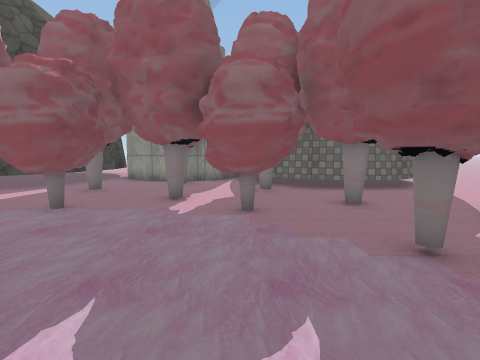
[1] (above)

24 first-person views from a walk through a 3-D level made in the Unity game engine. The camera is 1.4 m above the floor, tilts 6° down and sees 85° across. The floor is counted in squares, 1 m on a side. Each view is taken from the middle of a square. On the plan, view 1 faces up. The plan holds only what a view shows up to about 13 squares ahead; the rest is blank. The place goes on beyond the plan. The player is left out. Some surface patterns are stand-ins.

[2]
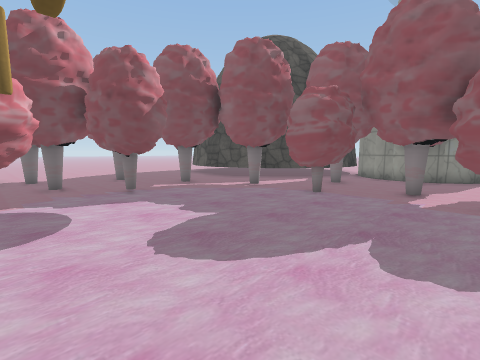

[3]
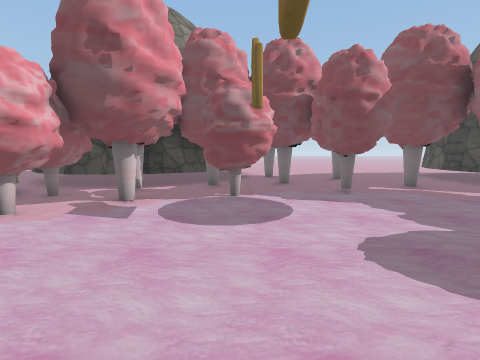

[4]
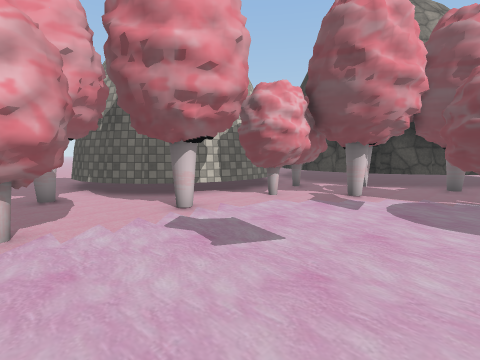

[5]
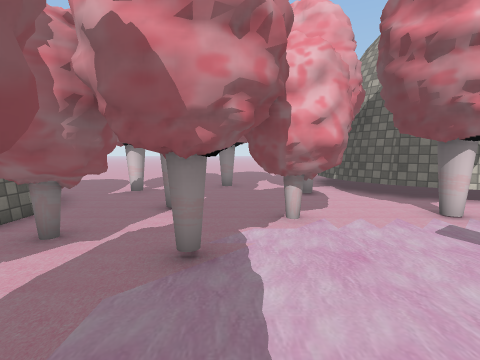

[6]
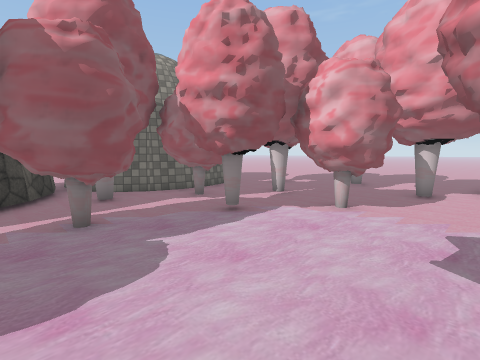

[7]
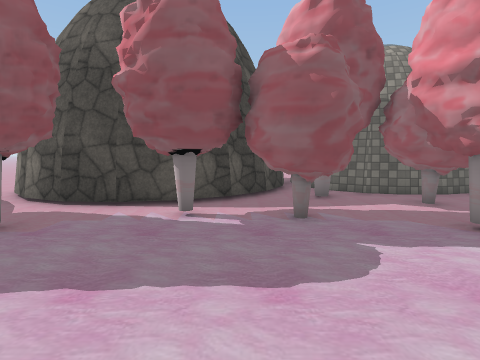

[8]
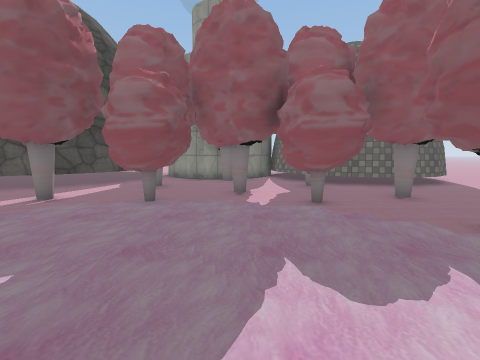

[9]
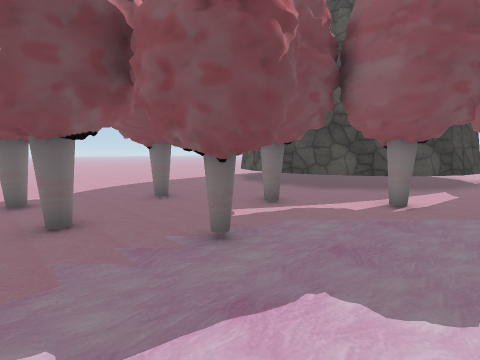

[10]
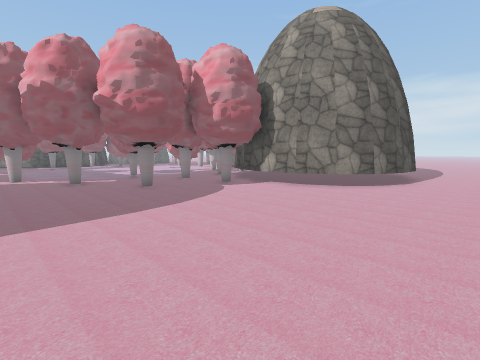

[11]
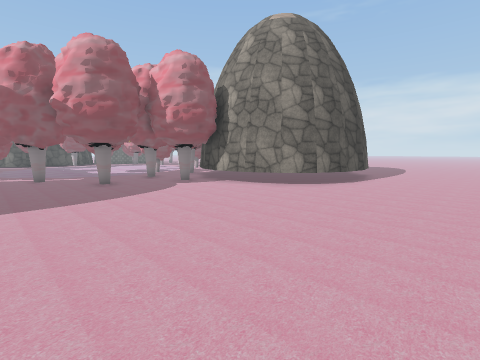

[12]
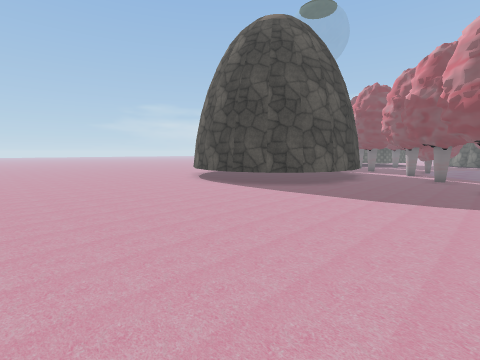

[13]
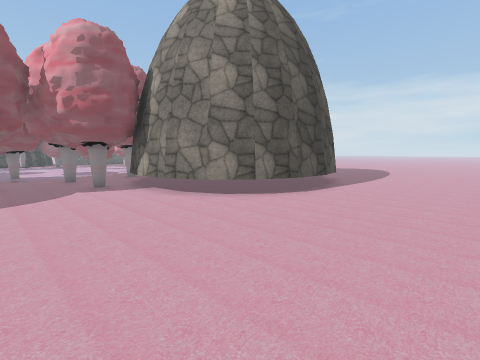

[14]
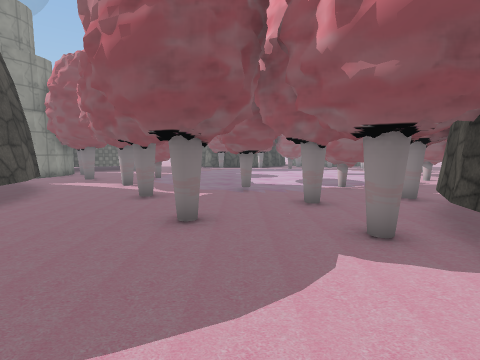

[15]
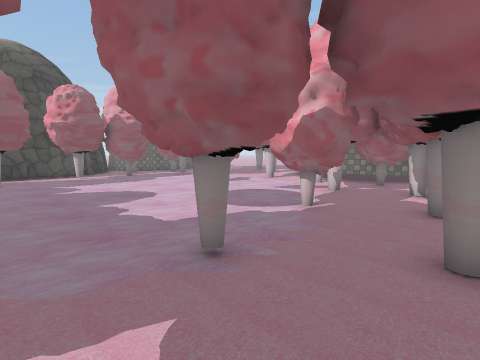

[16]
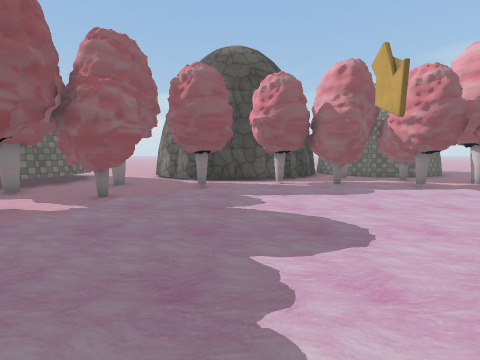

[17]
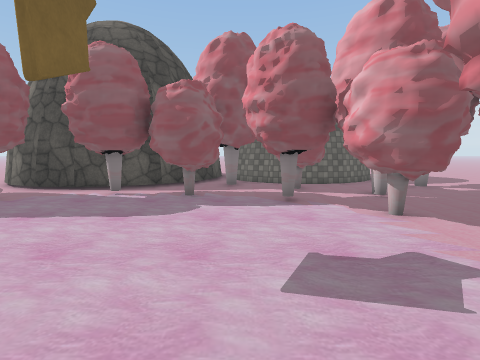

[18]
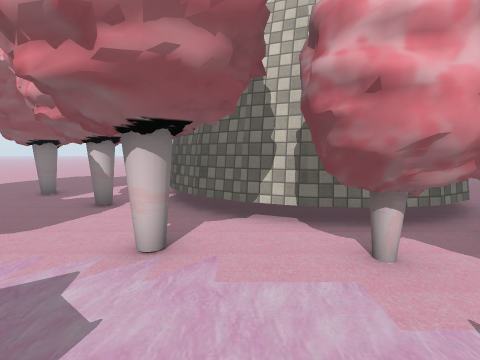

[19]
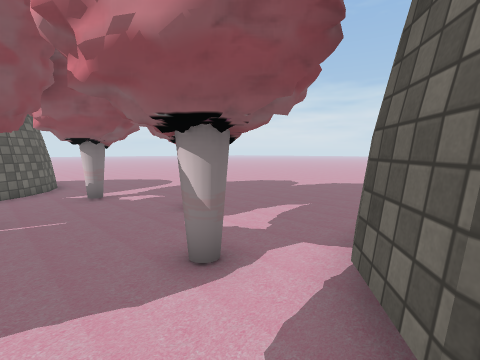

[20]
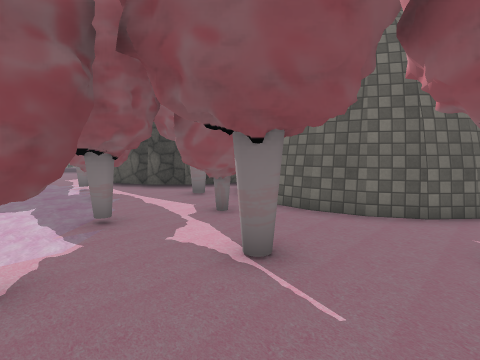

[21]
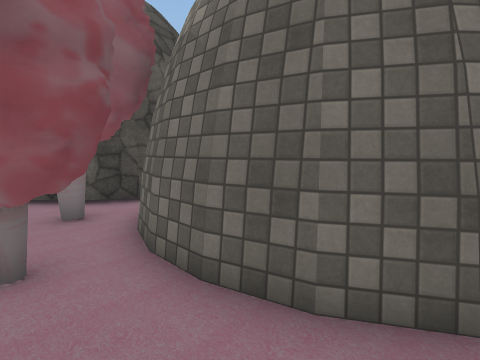

[22]
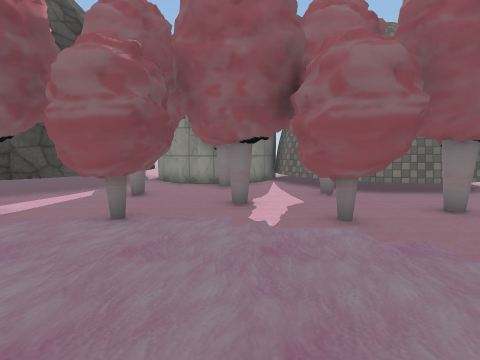

[23]
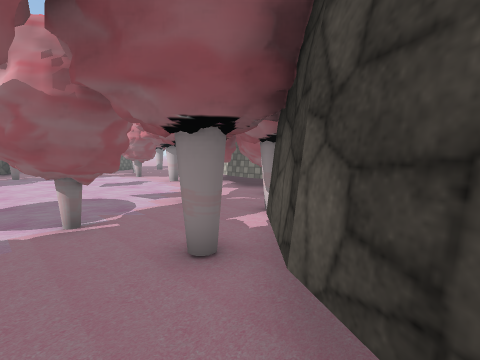

[24]
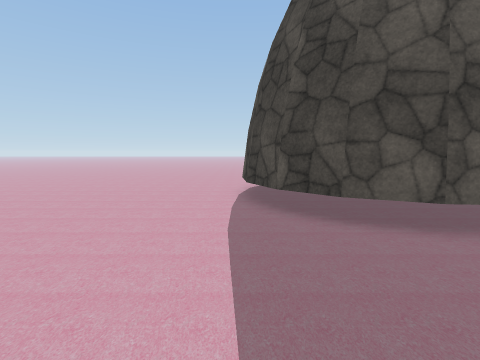

### Floor plan
Points are (right, up) in squares from view 1. A wall is a line through its corners. A room is listed if a view was taken in it or the views show most of it. See-through windows are left out.
Room 1 (views 1, 2, 3, 4, 5, 6, 7, 8, 9, 10, 11, 12, 13, 14, 15, 16, 17, 18, 19, 20, 21, 22, 23, 24)
walls: (-13, -2.6) (-11.6, -4.1); (-11.7, -4) (-10.8, -5.6); (-10.8, -5.5) (-10.7, -5.9); (-14.6, -1.7) (-13, -2.7); (-10.5, -6.8) (-10.3, -7.4); (-10.4, -7.2) (-10.5, -9.1); (-7.6, -9) (-6.6, -8.9); (-6.7, -8.9) (-5.2, -9); (-9.1, -9.8) (-8.4, -9.3); (-5.4, -9.1) (-4, -9.6); (-12.7, 8.2) (-14.4, 8.4) (-15.9, 9.1) (-17.1, 10.3) (-17.7, 11.6); (-11, 8.7) (-12.8, 8.3); (-4.1, -9.5) (-2.9, -10.4); (-9.3, 9.5) (-11.1, 8.6); (-3, -10.4) (-2.1, -11.6); (-8, 10.7) (-9.4, 9.4); (-21.1, -6.7) (-21, -4.9) (-20.3, -3.4) (-19.2, -2.2) (-17.7, -1.5) (-16.2, -1.4) (-14.5, -1.8); (-7.5, 11.6) (-8.1, 10.6); (-2.1, -11.4) (-1.7, -12.6) (-1.7, -14); (-20.7, -8.5) (-21.1, -6.6); (4.9, 2.2) (5, 3.9); (5.1, 3.8) (5.7, 5.3); (5.6, 5.2) (6.5, 6.4); (7, -1.9) (5.9, -0.7) (5.2, 0.7) (4.9, 2.3); (2.8, 10.3) (1.5, 11.1); (7, -5.4) (7.7, -4.4) (8.4, -3.8); (6.7, -6.6) (7.1, -5.4); (7.1, -5.5) (7.8, -4.6); (4.1, 9.8) (2.7, 10.3); (6.7, -7.8) (6.7, -6.5); (6.9, -7.8) (6.9, -6.6); (8.3, -2.7) (6.9, -1.8); (7.1, -9) (6.7, -7.7); (7.7, -10) (7, -8.9); (6.5, 10.3) (5.2, 9.9) (3.9, 9.9); (8.6, -10.7) (7.6, -9.8)
low walls: (-10.4, -8.9) (-11.1, -10.5)
ways out: opening at (7, 8.5); opening at (8.3, -13)
objects: tree (-15, -1) to (-14, 0); tree (-14, 3) to (-13, 4); tree (-12, 0) to (-11, 0); tree (-11, -4) to (-11, -3); tree (-11, 5) to (-10, 5); tree (-10, -6); tree (-10, 1) to (-9, 2); tree (-9, -9) to (-8, -7); tree (-9, -3) to (-8, -1); tree (-8, -6) to (-7, -5); tree (-8, 7); tree (-7, -8) to (-5, -6); tree (-6, 9) to (-5, 10); tree (-5, 6) to (-4, 7); tree (-3, -8) to (-2, -7); tree (-2, 8) to (-2, 9); tree (-2, 11); tree (-1, -11) to (0, -11); tree (-1, 5) to (1, 7); tree (0, -8) to (2, -6); tree (1, 9) to (1, 10); tree (3, -13) to (3, -12); tree (3, -9) to (4, -8); tree (3, -6) to (3, -5); tree (3, -3) to (4, -1); tree (3, 3) to (3, 4); tree (3, 7) to (3, 8); tree (4, -7) to (6, -5); tree (4, -1) to (4, 1); tree (5, -12) to (6, -11); tree (6, -4) to (7, -3)

Positions as (right, up) in squares from view 1, and headings:
1: (0, 0), facing up
2: (0, -2), facing up-left
3: (0, -2), facing left
4: (1, -2), facing down-left
5: (2, -2), facing down
6: (-2, -1), facing down-right
7: (-2, -1), facing right
8: (-2, -1), facing up
9: (-6, -1), facing up-left
10: (-24, 8), facing down-right
11: (-26, 7), facing down-right
12: (-26, 3), facing up-right
13: (-26, 3), facing down-right
14: (-19, 2), facing right
15: (-12, 4), facing down-right
16: (-8, 2), facing right
17: (-5, -4), facing right
18: (-4, -4), facing down
19: (-3, -9), facing down-right
20: (1, -11), facing up-right
21: (5, -10), facing up-right
22: (-2, 1), facing up
23: (-14, -1), facing down-right
24: (-18, 4), facing up
